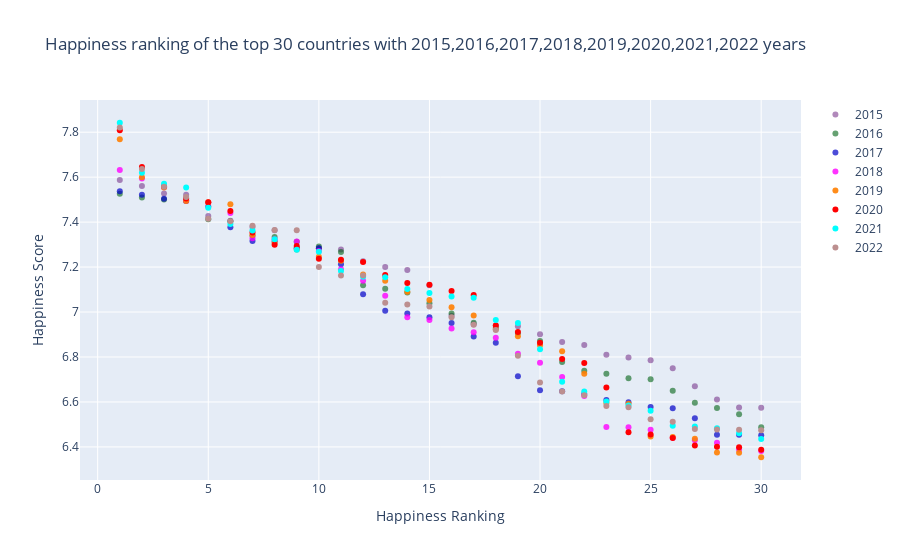

The notebook cell saved with this chart:
### Code cell
### Happiness ranking of the top 30 countries with 2015,2016,2017,2018,2019,2020 years.

# No world rankings in 2020.So we add it ourselves with this simple method
world_happiness_report_2020["Overall rank"] = (world_happiness_report_2020.index + 1) # Happiness Rank (we make it start from 1)
world_happiness_report_2021["Overall rank"] = (world_happiness_report_2021.index + 1) # Happiness Rank (we make it start from 1)

# we take the first thirty countries
df2015 = world_happiness_report_2015.iloc[:30,:] 
df2016 = world_happiness_report_2016.iloc[:30,:]
df2017 = world_happiness_report_2017.iloc[:30,:]
df2018 = world_happiness_report_2018.iloc[:30,:]
df2019 = world_happiness_report_2019.iloc[:30,:]
df2020 = world_happiness_report_2020.iloc[:30,:]
df2021 = world_happiness_report_2021.iloc[:30,:]
df2022 = world_happiness_report_2022.iloc[:30,:]

# creating trace1(year 2015)
trace1 =go.Scatter(
                    x = df2015["Happiness Rank"], # world ranking
                    y = df2015["Happiness Score"],
                    mode = "markers",
                    name = "2015",
                    marker = dict(color = 'rgba(100, 20, 120, 0.5)'),
                    text= df2015["Country"])
# creating trace2(year 2016)
trace2 =go.Scatter(
                    x = df2016["Happiness Rank"], # world ranking
                    y = df2016["Happiness Score"],
                    mode = "markers",
                    name = "2016",
                    marker = dict(color = 'rgba(0, 99, 20, 0.6)'),
                    text= df2016["Country"])
# creating trace3(year 2017)
trace3 =go.Scatter(
                    x = df2017["Happiness.Rank"], # world ranking
                    y = df2017["Happiness.Score"],
                    mode = "markers",
                    name = "2017",
                    marker = dict(color = 'rgba(0, 0, 200, 0.7)'),
                    text= df2017["Country"])
# creating trace4(year 2018)
trace4 =go.Scatter(
                    x = df2018["Overall rank"], # world ranking
                    y = df2018["Score"],
                    mode = "markers",
                    name = "2018",
                    marker = dict(color = 'rgba(255, 0, 255, 0.8)'),
                    text= df2018["Country or region"])
# creating trace5(year 2019)
trace5 =go.Scatter(
                    x = df2019["Overall rank"], # world ranking
                    y = df2019["Score"],
                    mode = "markers",
                    name = "2019",
                    marker = dict(color = 'rgba(255, 128, 2, 0.9)'),
                    text= df2019["Country or region"])
# creating trace6(year 2020)
trace6 =go.Scatter(
                    x = df2020["Overall rank"], # world ranking
                    y = df2020["Ladder score"],
                    mode = "markers",
                    name = "2020",
                    marker = dict(color = 'rgba(255, 0, 2, 1)'),
                    text= df2020["Country name"])
# creating trace7(year 2021)
trace7 =go.Scatter(
                    x = df2021["Overall rank"], # world ranking
                    y = df2021["Ladder score"],
                    mode = "markers",
                    name = "2021",
                    marker = dict(color = 'aqua'),
                    text= df2021["Country name"])
# creating trace6(year 2022)
trace8 =go.Scatter(
                    x = df2022["RANK"], # world ranking
                    y = df2022["Ladder score"],
                    mode = "markers",
                    name = "2022",
                    marker = dict(color = 'rosybrown'),
                    text= df2022["Country"])

# We combine traces
data = [trace1, trace2, trace3, trace4, trace5, trace6, trace7, trace8]

layout = dict(title = 'Happiness ranking of the top 30 countries with 2015,2016,2017,2018,2019,2020,2021,2022 years',
              xaxis= dict(title= 'Happiness Ranking',ticklen= 5,zeroline= False),
              yaxis= dict(title= 'Happiness Score',ticklen= 5,zeroline= False))

# We combine our data and layout
# create figure
              
fig = dict(data = data, layout = layout)
iplot(fig)

### Figure 1 — Plotly figure (JSON) as saved in the notebook; plotly's stock layout.template omitted (floating-point values rounded to 4 significant figures)
{"data": [{"marker": {"color": "rgba(100, 20, 120, 0.5)"}, "mode": "markers", "name": "2015", "text": ["Switzerland", "Iceland", "Denmark", "Norway", "Canada", "Finland", "Netherlands", "Sweden", "New Zealand", "Australia", "Israel", "Costa Rica", "Austria", "Mexico", "United States", "Brazil", "Luxembourg", "Ireland", "Belgium", "United Arab Emirates", "United Kingdom", "Oman", "Venezuela", "Singapore", "Panama", "Germany", "Chile", "Qatar", "France", "Argentina"], "type": "scatter", "x": [1, 2, 3, 4, 5, 6, 7, 8, 9, 10, 11, 12, 13, 14, 15, 16, 17, 18, 19, 20, 21, 22, 23, 24, 25, 26, 27, 28, 29, 30], "y": [7.587, 7.561, 7.527, 7.522, 7.427, 7.406, 7.378, 7.364, 7.286, 7.284, 7.278, 7.226, 7.2, 7.187, 7.119, 6.983, 6.946, 6.94, 6.937, 6.901, 6.867, 6.853, 6.81, 6.798, 6.786, 6.75, 6.67, 6.611, 6.575, 6.574]}, {"marker": {"color": "rgba(0, 99, 20, 0.6)"}, "mode": "markers", "name": "2016", "text": ["Denmark", "Switzerland", "Iceland", "Norway", "Finland", "Canada", "Netherlands", "New Zealand", "Australia", "Sweden", "Israel", "Austria", "United States", "Costa Rica", "Puerto Rico", "Germany", "Brazil", "Belgium", "Ireland", "Luxembourg", "Mexico", "Singapore", "United Kingdom", "Chile", "Panama", "Argentina", "Czech Republic", "United Arab Emirates", "Uruguay", "Malta"], "type": "scatter", "x": [1, 2, 3, 4, 5, 6, 7, 8, 9, 10, 11, 12, 13, 14, 15, 16, 17, 18, 19, 20, 21, 22, 23, 24, 25, 26, 27, 28, 29, 30], "y": [7.526, 7.509, 7.501, 7.498, 7.413, 7.404, 7.339, 7.334, 7.313, 7.291, 7.267, 7.119, 7.104, 7.087, 7.039, 6.994, 6.952, 6.929, 6.907, 6.871, 6.778, 6.739, 6.725, 6.705, 6.701, 6.65, 6.596, 6.573, 6.545, 6.488]}, {"marker": {"color": "rgba(0, 0, 200, 0.7)"}, "mode": "markers", "name": "2017", "text": ["Norway", "Denmark", "Iceland", "Switzerland", "Finland", "Netherlands", "Canada", "New Zealand", "Sweden", "Australia", "Israel", "Costa Rica", "Austria", "United States", "Ireland", "Germany", "Belgium", "Luxembourg", "United Kingdom", "Chile", "United Arab Emirates", "Brazil", "Czech Republic", "Argentina", "Mexico", "Singapore", "Malta", "Uruguay", "Guatemala", "Panama"], "type": "scatter", "x": [1, 2, 3, 4, 5, 6, 7, 8, 9, 10, 11, 12, 13, 14, 15, 16, 17, 18, 19, 20, 21, 22, 23, 24, 25, 26, 27, 28, 29, 30], "y": [7.537, 7.522, 7.504, 7.494, 7.469, 7.377, 7.316, 7.314, 7.284, 7.284, 7.213, 7.079, 7.006, 6.993, 6.977, 6.951, 6.891, 6.863, 6.714, 6.652, 6.648, 6.635, 6.609, 6.599, 6.578, 6.572, 6.527, 6.454, 6.454, 6.452]}, {"marker": {"color": "rgba(255, 0, 255, 0.8)"}, "mode": "markers", "name": "2018", "text": ["Finland", "Norway", "Denmark", "Iceland", "Switzerland", "Netherlands", "Canada", "New Zealand", "Sweden", "Australia", "United Kingdom", "Austria", "Costa Rica", "Ireland", "Germany", "Belgium", "Luxembourg", "United States", "Israel", "United Arab Emirates", "Czech Republic", "Malta", "France", "Mexico", "Chile", "Taiwan", "Panama", "Brazil", "Argentina", "Guatemala"], "type": "scatter", "x": [1, 2, 3, 4, 5, 6, 7, 8, 9, 10, 11, 12, 13, 14, 15, 16, 17, 18, 19, 20, 21, 22, 23, 24, 25, 26, 27, 28, 29, 30], "y": [7.632, 7.594, 7.555, 7.495, 7.487, 7.441, 7.328, 7.324, 7.314, 7.272, 7.19, 7.139, 7.072, 6.977, 6.965, 6.927, 6.91, 6.886, 6.814, 6.774, 6.711, 6.627, 6.489, 6.488, 6.476, 6.441, 6.43, 6.419, 6.388, 6.382]}, {"marker": {"color": "rgba(255, 128, 2, 0.9)"}, "mode": "markers", "name": "2019", "text": ["Finland", "Denmark", "Norway", "Iceland", "Netherlands", "Switzerland", "Sweden", "New Zealand", "Canada", "Austria", "Australia", "Costa Rica", "Israel", "Luxembourg", "United Kingdom", "Ireland", "Germany", "Belgium", "United States", "Czech Republic", "United Arab Emirates", "Malta", "Mexico", "France", "Taiwan", "Chile", "Guatemala", "Saudi Arabia", "Qatar", "Spain"], "type": "scatter", "x": [1, 2, 3, 4, 5, 6, 7, 8, 9, 10, 11, 12, 13, 14, 15, 16, 17, 18, 19, 20, 21, 22, 23, 24, 25, 26, 27, 28, 29, 30], "y": [7.769, 7.6, 7.554, 7.494, 7.488, 7.48, 7.343, 7.307, 7.278, 7.246, 7.228, 7.167, 7.139, 7.09, 7.054, 7.021, 6.985, 6.923, 6.892, 6.852, 6.825, 6.726, 6.595, 6.592, 6.446, 6.444, 6.436, 6.375, 6.374, 6.354]}, {"marker": {"color": "rgba(255, 0, 2, 1)"}, "mode": "markers", "name": "2020", "text": ["Finland", "Denmark", "Switzerland", "Iceland", "Norway", "Netherlands", "Sweden", "New Zealand", "Austria", "Luxembourg", "Canada", "Australia", "United Kingdom", "Israel", "Costa Rica", "Ireland", "Germany", "United States", "Czech Republic", "Belgium", "United Arab Emirates", "Malta", "France", "Mexico", "Taiwan Province of China", "Uruguay", "Saudi Arabia", "Spain", "Guatemala", "Italy"], "type": "scatter", "x": [1, 2, 3, 4, 5, 6, 7, 8, 9, 10, 11, 12, 13, 14, 15, 16, 17, 18, 19, 20, 21, 22, 23, 24, 25, 26, 27, 28, 29, 30], "y": [7.809, 7.646, 7.56, 7.504, 7.488, 7.449, 7.353, 7.3, 7.294, 7.238, 7.232, 7.223, 7.165, 7.129, 7.121, 7.094, 7.076, 6.94, 6.911, 6.864, 6.791, 6.773, 6.664, 6.465, 6.455, 6.44, 6.406, 6.401, 6.399, 6.387]}, {"marker": {"color": "aqua"}, "mode": "markers", "name": "2021", "text": ["Finland", "Denmark", "Switzerland", "Iceland", "Netherlands", "Norway", "Sweden", "Luxembourg", "New Zealand", "Austria", "Australia", "Israel", "Germany", "Canada", "Ireland", "Costa Rica", "United Kingdom", "Czech Republic", "United States", "Belgium", "France", "Bahrain", "Malta", "Taiwan Province of China", "United Arab Emirates", "Saudi Arabia", "Spain", "Italy", "Slovenia", "Guatemala"], "type": "scatter", "x": [1, 2, 3, 4, 5, 6, 7, 8, 9, 10, 11, 12, 13, 14, 15, 16, 17, 18, 19, 20, 21, 22, 23, 24, 25, 26, 27, 28, 29, 30], "y": [7.842, 7.62, 7.571, 7.554, 7.464, 7.392, 7.363, 7.324, 7.277, 7.268, 7.183, 7.157, 7.155, 7.103, 7.085, 7.069, 7.064, 6.965, 6.951, 6.834, 6.69, 6.647, 6.602, 6.584, 6.561, 6.494, 6.491, 6.483, 6.461, 6.435]}, {"marker": {"color": "rosybrown"}, "mode": "markers", "name": "2022", "text": ["Finland", "Denmark", "Iceland", "Switzerland", "Netherlands", "Luxembourg*", "Sweden", "Norway", "Israel", "New Zealand", "Austria", "Australia", "Ireland", "Germany", "Canada", "United States", "United Kingdom", "Czechia", "Belgium", "France", "Bahrain", "Slovenia", "Costa Rica", "United Arab Emirates", "Saudi Arabia", "Taiwan Province of China", "Singapore", "Romania", "Spain", "Uruguay"], "type": "scatter", "x": [1, 2, 3, 4, 5, 6, 7, 8, 9, 10, 11, 12, 13, 14, 15, 16, 17, 18, 19, 20, 21, 22, 23, 24, 25, 26, 27, 28, 29, 30], "y": [7.821, 7.636, 7.557, 7.512, 7.415, 7.404, 7.384, 7.365, 7.364, 7.2, 7.163, 7.162, 7.041, 7.034, 7.025, 6.977, 6.943, 6.92, 6.805, 6.687, 6.647, 6.63, 6.582, 6.576, 6.523, 6.512, 6.48, 6.477, 6.476, 6.474]}], "layout": {"title": {"text": "Happiness ranking of the top 30 countries with 2015,2016,2017,2018,2019,2020,2021,2022 years"}, "xaxis": {"ticklen": 5, "title": {"text": "Happiness Ranking"}, "zeroline": false}, "yaxis": {"ticklen": 5, "title": {"text": "Happiness Score"}, "zeroline": false}}}
